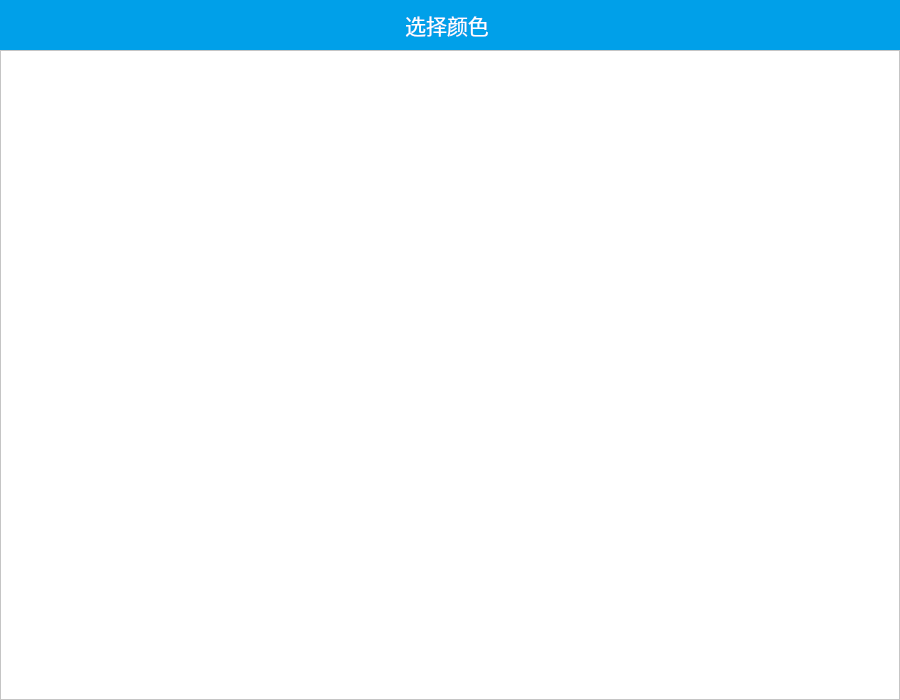
<?xml version="1.0" encoding="UTF-8"?>
<ui version="4.0">
 <class>kitColorDialog</class>
 <widget class="QDialog" name="kitColorDialog">
  <property name="geometry">
   <rect>
    <x>0</x>
    <y>0</y>
    <width>900</width>
    <height>700</height>
   </rect>
  </property>
  <property name="windowTitle">
   <string>Dialog</string>
  </property>
  <property name="styleSheet">
   <string notr="true">QLabel,QLineEdit,QRadioButton,QComboBox,QSpinBox,QTableWidget::item,QTableView::item,QCheckBox,QDateTimeEdit{
font-family:'思源黑体 CN Normal';
font-size:12pt;
}

QPushButton,QHeaderView,QGroupBox,QTabBar,QTableWidget{
font-family:'思源黑体 CN Bold';
font-size:14pt;
}

QPushButton {background-color: rgb(0, 160, 233); border-radius: 17px; color: rgb(255, 255, 255); }
QPushButton:hover {background: qradialgradient(cx:0.5, cy:0.5, radius: 0.5,fx:0.5, fy:0.5,stop:0 rgb(0,122,232),stop:1 rgb(53,190,246) ) }
QPushButton:disabled { background-color: rgb(236, 244,255); color: rgb(180, 180, 180);}</string>
  </property>
  <layout class="QVBoxLayout" name="verticalLayout_2">
   <property name="spacing">
    <number>0</number>
   </property>
   <property name="leftMargin">
    <number>0</number>
   </property>
   <property name="topMargin">
    <number>0</number>
   </property>
   <property name="rightMargin">
    <number>0</number>
   </property>
   <property name="bottomMargin">
    <number>0</number>
   </property>
   <item>
    <widget class="QWidget" name="widget_5" native="true">
     <property name="styleSheet">
      <string notr="true">background-color:white;</string>
     </property>
     <layout class="QVBoxLayout" name="verticalLayout_5">
      <property name="spacing">
       <number>0</number>
      </property>
      <property name="leftMargin">
       <number>0</number>
      </property>
      <property name="topMargin">
       <number>0</number>
      </property>
      <property name="rightMargin">
       <number>0</number>
      </property>
      <property name="bottomMargin">
       <number>0</number>
      </property>
      <item>
       <layout class="QVBoxLayout" name="verticalLayout">
        <property name="spacing">
         <number>0</number>
        </property>
        <property name="topMargin">
         <number>0</number>
        </property>
        <item>
         <widget class="QWidget" name="widget" native="true">
          <property name="sizePolicy">
           <sizepolicy hsizetype="Preferred" vsizetype="Fixed">
            <horstretch>0</horstretch>
            <verstretch>0</verstretch>
           </sizepolicy>
          </property>
          <property name="minimumSize">
           <size>
            <width>0</width>
            <height>50</height>
           </size>
          </property>
          <property name="maximumSize">
           <size>
            <width>16777215</width>
            <height>50</height>
           </size>
          </property>
          <property name="styleSheet">
           <string notr="true">background-color:rgb(0, 160, 233);</string>
          </property>
          <layout class="QHBoxLayout" name="horizontalLayout_3">
           <item>
            <spacer name="horizontalSpacer">
             <property name="orientation">
              <enum>Qt::Horizontal</enum>
             </property>
             <property name="sizeType">
              <enum>QSizePolicy::Fixed</enum>
             </property>
             <property name="sizeHint" stdset="0">
              <size>
               <width>33</width>
               <height>20</height>
              </size>
             </property>
            </spacer>
           </item>
           <item>
            <widget class="QLabel" name="label">
             <property name="sizePolicy">
              <sizepolicy hsizetype="Preferred" vsizetype="Preferred">
               <horstretch>0</horstretch>
               <verstretch>0</verstretch>
              </sizepolicy>
             </property>
             <property name="font">
              <font>
               <family>思源黑体 CN Bold</family>
               <pointsize>16</pointsize>
              </font>
             </property>
             <property name="styleSheet">
              <string notr="true">QLabel{
        font-size:16pt;
        color:white;
        font-family:'思源黑体 CN Bold';
}</string>
             </property>
             <property name="text">
              <string>选择颜色</string>
             </property>
             <property name="alignment">
              <set>Qt::AlignCenter</set>
             </property>
            </widget>
           </item>
           <item>
            <widget class="QPushButton" name="pushButton">
             <property name="minimumSize">
              <size>
               <width>33</width>
               <height>33</height>
              </size>
             </property>
             <property name="maximumSize">
              <size>
               <width>33</width>
               <height>33</height>
              </size>
             </property>
             <property name="styleSheet">
              <string notr="true">QLabel,QLineEdit,QRadioButton,QComboBox,QSpinBox,QTableWidget::item,QTableView::item,QCheckBox,QDateTimeEdit{
font-family:'思源黑体 CN Normal';
font-size:12pt;
}

QPushButton,QHeaderView,QGroupBox,QTabBar,QTableWidget{
font-family:'思源黑体 CN Bold';
font-size:14pt;
}

QPushButton {background-color: rgb(0, 160, 233); border-radius: 17px; color: rgb(255, 255, 255); }
QPushButton:hover {background: qradialgradient(cx:0.5, cy:0.5, radius: 0.5,fx:0.5, fy:0.5,stop:0 rgb(0,122,232),stop:1 rgb(53,190,246) ) }
QPushButton:disabled { background-color: rgb(236, 244,255); color: rgb(180, 180, 180);}</string>
             </property>
             <property name="text">
              <string/>
             </property>
            </widget>
           </item>
          </layout>
         </widget>
        </item>
        <item>
         <widget class="QWidget" name="widget_2" native="true">
          <property name="sizePolicy">
           <sizepolicy hsizetype="Preferred" vsizetype="Preferred">
            <horstretch>0</horstretch>
            <verstretch>0</verstretch>
           </sizepolicy>
          </property>
          <layout class="QVBoxLayout" name="verticalLayout_3">
           <property name="spacing">
            <number>0</number>
           </property>
           <property name="leftMargin">
            <number>0</number>
           </property>
           <property name="topMargin">
            <number>0</number>
           </property>
           <property name="rightMargin">
            <number>0</number>
           </property>
           <property name="bottomMargin">
            <number>0</number>
           </property>
           <item>
            <widget class="QScrollArea" name="scrollArea">
             <property name="widgetResizable">
              <bool>true</bool>
             </property>
             <widget class="QWidget" name="scrollAreaWidgetContents">
              <property name="geometry">
               <rect>
                <x>0</x>
                <y>0</y>
                <width>896</width>
                <height>646</height>
               </rect>
              </property>
              <property name="sizePolicy">
               <sizepolicy hsizetype="Preferred" vsizetype="Preferred">
                <horstretch>0</horstretch>
                <verstretch>0</verstretch>
               </sizepolicy>
              </property>
              <property name="minimumSize">
               <size>
                <width>0</width>
                <height>0</height>
               </size>
              </property>
              <property name="maximumSize">
               <size>
                <width>16777215</width>
                <height>16777215</height>
               </size>
              </property>
              <widget class="QWidget" name="widgetMain" native="true">
               <property name="geometry">
                <rect>
                 <x>0</x>
                 <y>0</y>
                 <width>896</width>
                 <height>646</height>
                </rect>
               </property>
               <layout class="QGridLayout" name="gridLayout">
                <property name="leftMargin">
                 <number>0</number>
                </property>
                <property name="topMargin">
                 <number>0</number>
                </property>
                <property name="rightMargin">
                 <number>0</number>
                </property>
                <property name="bottomMargin">
                 <number>0</number>
                </property>
                <item row="0" column="0">
                 <layout class="QGridLayout" name="layoutMain">
                  <property name="spacing">
                   <number>0</number>
                  </property>
                 </layout>
                </item>
               </layout>
              </widget>
             </widget>
            </widget>
           </item>
          </layout>
         </widget>
        </item>
       </layout>
      </item>
     </layout>
    </widget>
   </item>
  </layout>
 </widget>
 <resources/>
 <connections/>
</ui>
